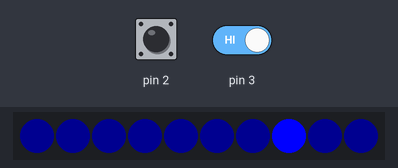
The sketch below on a simulated Arduino Uno, built with avr-gcc and run on an emulated ATmega328P. Parts: 10 RGB LEDs in strip order, left to right. The test bench sets the inputs (shaded band); at power-on: pin 2 HIGH, pin 3 HIGH.

Above: at 1.2 s.
1.3 s: pin 2 pulled LOW for 0.15 s
At 1.5 s:
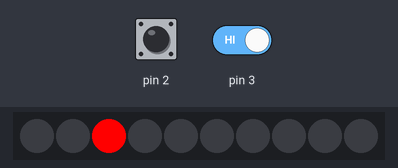
2.0 s: pin 2 pulled LOW for 1 s
At 2.54 s:
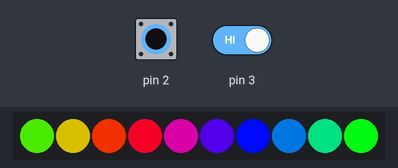
3.6 s: pin 3 driven LOW
At 3.77 s:
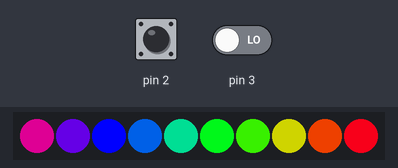
6.6 s: pin 3 driven HIGH
At 6.79 s:
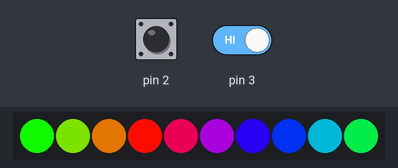
9.6 s: pin 3 driven LOW
At 10.77 s:
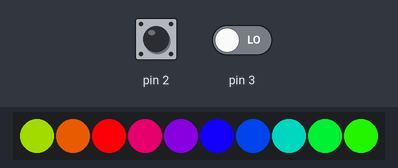

The sketch:

vikings-LiPo.ino
```cpp
#include "SPI.h"
#include "Adafruit_WS2801.h"

uint8_t dataPin  = 5;
uint8_t clockPin = 6;
Adafruit_WS2801 strip = Adafruit_WS2801(10, dataPin, clockPin);

int pos = 0, dir = 1;
int LED[10] = {2,3,1,9,4,5,0,8,6,7};
int steps[8] = {1,1,2,1,1,2,1,1};
int currentStep = 0;
int currentLED = 0;
int mode = 0;
int sweepSpeed = 150;
int sweepInc = 10;
uint32_t bright[] = {0x0000FF, 0xFF0000};
uint32_t dim[] = {0x000010, 0x100000};
int interrupt = 0;
int batState = 1;

void setup() {
  strip.begin();
  attachInterrupt(0, modeShift, FALLING);
  pinMode(2, INPUT_PULLUP);
  attachInterrupt(1, lowBat, LOW);
  pinMode(3, INPUT);
}

void lowBat() {
  batState = 0;
}

void modeShift() {
  noInterrupts();
  static unsigned long lastInterruptTime = 0;
  unsigned long interruptTime = millis();
  if (interruptTime - lastInterruptTime > 300) {
    if (mode <2) {
      mode++;
    } else {
      mode = 0;
    }
    interrupt = 1;
  }
  lastInterruptTime = interruptTime;
  interrupts();
}

void loop() {
  while (interrupt == 0) {
    if (batState == 0) {
      for (int a=0; a<10; a++) strip.setPixelColor(a, 0x000000);
      strip.show();
      delay(200);
      strip.setPixelColor(2, 0x050000);
      strip.show();
      delay(100);
      break;
    }
    for (int a=0; a<10; a++) strip.setPixelColor(a, 0xFFFFFF);
    strip.show();
    delay(1);
    for (int a=0; a<10; a++) strip.setPixelColor(a, 0x000000);
    strip.show();
    delay(100);
    if (mode <2) {
      while (interrupt == 0 && batState == 1) {
        for (int s=0; s<steps[currentStep]; s++) {
          strip.setPixelColor(LED[currentLED], bright[mode]);
          if (currentLED > 0) {
            if (s<1) {
              if (steps[currentStep-1] == 1) {
                strip.setPixelColor(LED[currentLED-1], dim[mode]);
              } else if (steps[currentStep-1] == 2) {
                strip.setPixelColor(LED[currentLED-1], dim[mode]);
                strip.setPixelColor(LED[currentLED-2], dim[mode]);
              }
            }
          }
          currentLED++;
        }
        strip.show();
        delay(sweepSpeed);
        if (currentStep < 7) {
          currentStep++;
        } else {
          if (steps[currentStep-1] == 1) {
            strip.setPixelColor(LED[currentLED-1], dim[mode]);
          } else if (steps[currentStep-1] == 2) {
            strip.setPixelColor(LED[currentLED-1], dim[mode]);
            strip.setPixelColor(LED[currentLED-2], dim[mode]);
          }
          currentStep = 0;
          currentLED = 0;
          if (sweepSpeed < 150 && sweepInc > 0) {
            sweepSpeed = sweepSpeed + sweepInc;
          } else if (sweepInc > 0) {
            sweepInc = -sweepInc;
          } else if (sweepSpeed > 40 & sweepInc < 0) {
            sweepSpeed = sweepSpeed + sweepInc;
          } else if (sweepInc < 0) {
            sweepInc = -sweepInc;
          }
        }
      }
    } else if (mode == 2) {
      while (interrupt == 0 && batState == 1) {
        int i, j;
        for (j=0; j < 256 * 5; j++) {
          if (interrupt != 0) {
            break;
          }
          for (i=0; i < strip.numPixels(); i++) {
            if (interrupt != 0) {
              break;
            }
            strip.setPixelColor(i, Wheel( ((i * 256 / strip.numPixels()) + j) % 256) );
          }
          strip.show();
          delay(10);
        }
      }
    }
  }
  if(interrupt == 1) {
    interrupt = 0;
    sweepSpeed = 150;
    currentStep = 0;
    currentLED = 0;
  }
}

/* Helper functions */

uint32_t Color(byte r, byte g, byte b)
{
  uint32_t c;
  c = r;
  c <<= 8;
  c |= g;
  c <<= 8;
  c |= b;
  return c;
}

uint32_t Wheel(byte WheelPos)
{
  if (WheelPos < 85) {
   return Color(WheelPos * 3, 255 - WheelPos * 3, 0);
  } else if (WheelPos < 170) {
   WheelPos -= 85;
   return Color(255 - WheelPos * 3, 0, WheelPos * 3);
  } else {
   WheelPos -= 170;
   return Color(0, WheelPos * 3, 255 - WheelPos * 3);
  }
}
```

Measured:
- after the input at 1.3 s, the LEDs: first change at once (image 1 shows a later state)
- after the input at 2.0 s, the LEDs: first change at once (image 2 shows a later state)
- after the input at 9.6 s, the LEDs: first change after 0.12 s (image 5 shows a later state)
